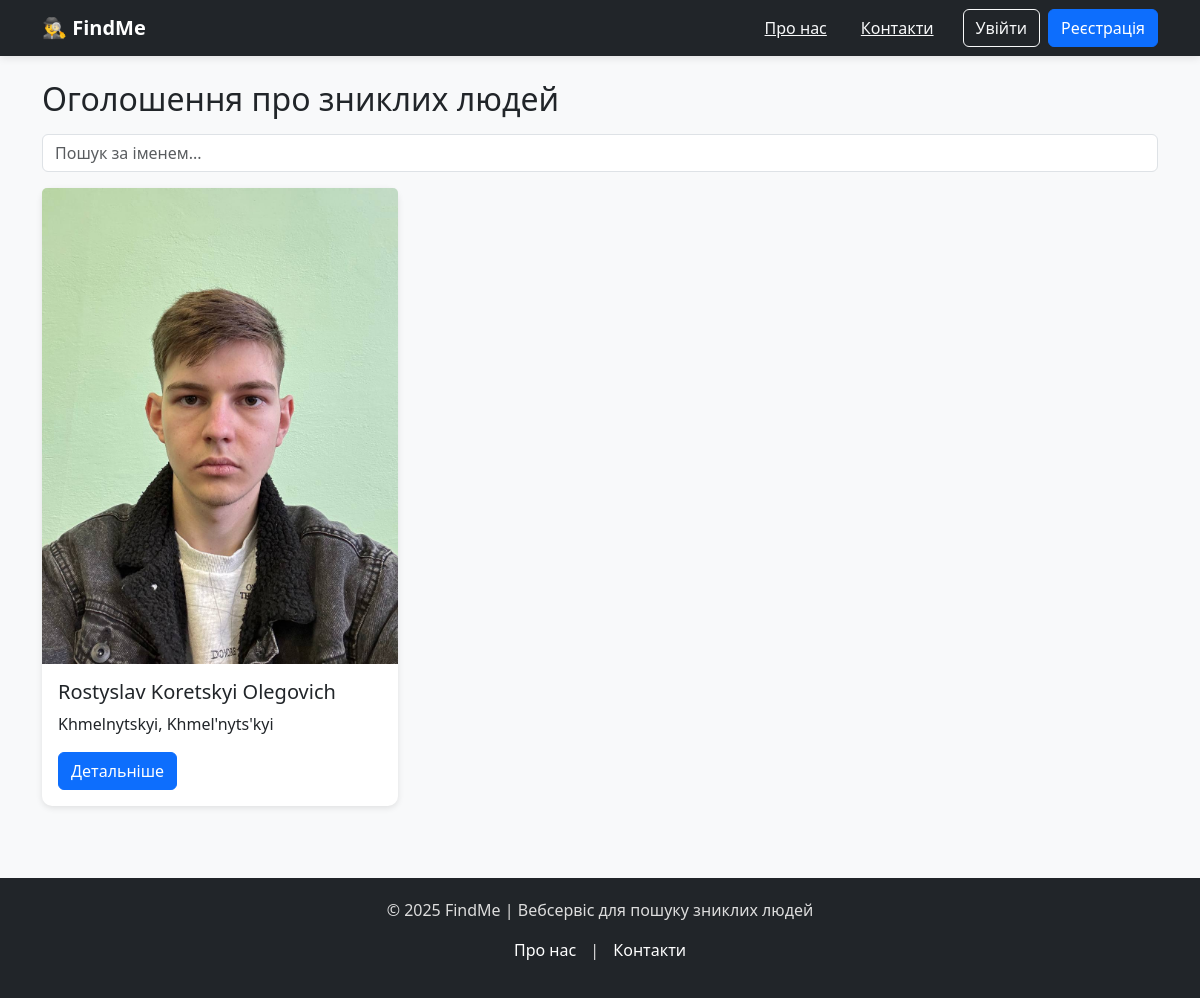
The app's page /, older data.
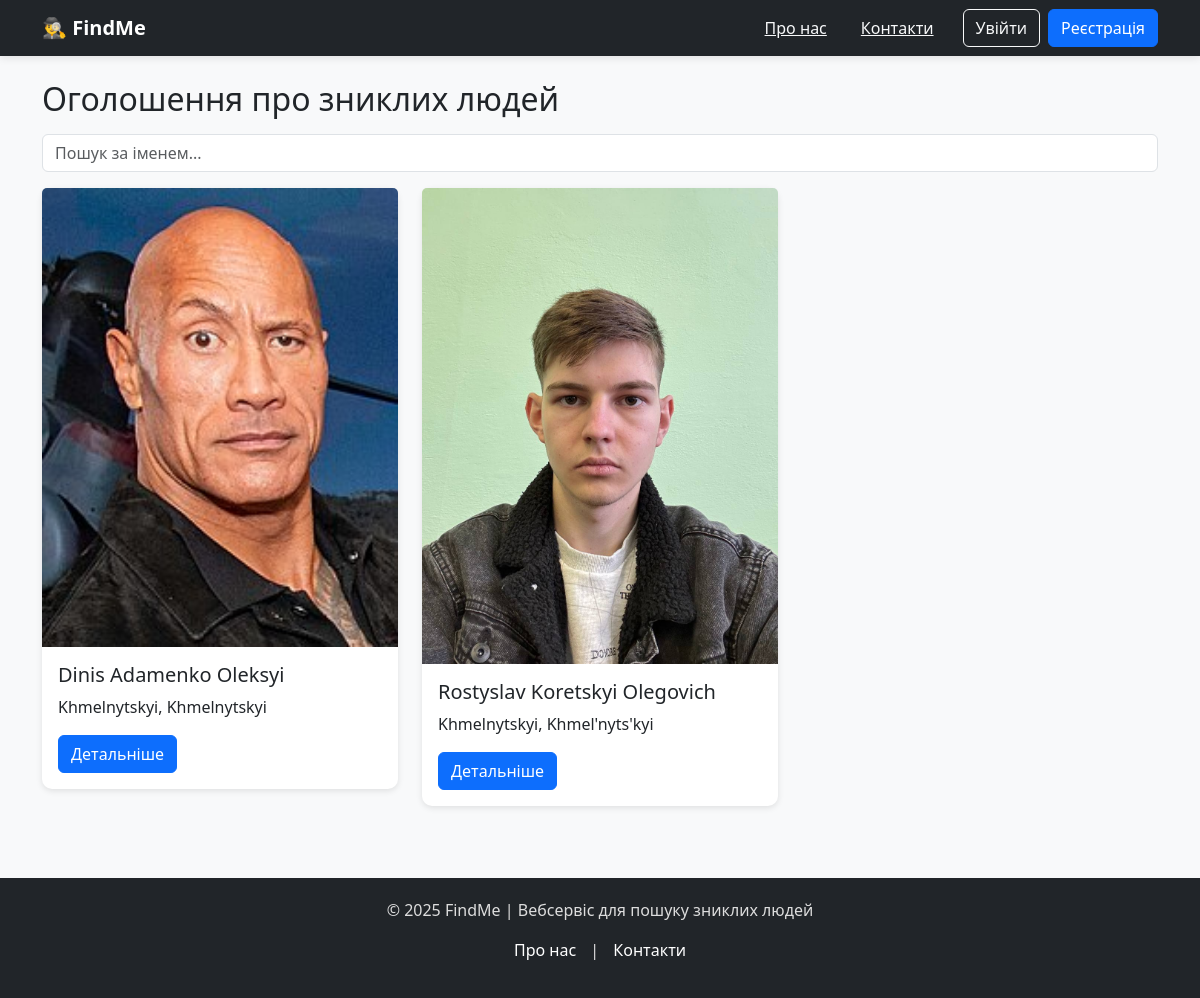
The same page, newer data.
### missing_persons/models.py (models this page shows, shortened)
class MissingPerson(models.Model):
    STATUS_CHOICES = [
        ('active', 'Активне'),
        ('found', 'Знайдено'),
        ('archived', 'Архівовано'),
    ]
    user = models.ForeignKey(User, on_delete=models.CASCADE)
    full_name = models.CharField(max_length=150)
    birth_date = models.DateField(null=True, blank=True)
    missing_date = models.DateField()
    region = models.CharField(max_length=100)
    city = models.CharField(max_length=100)
    description = models.TextField()
    photo = models.ImageField(upload_to='missing_persons/', blank=True, null=True)
    status = models.CharField(max_length=20, choices=STATUS_CHOICES, default='active')
    created_at = models.DateTimeField(auto_now_add=True)

### missing_persons/views.py (the view)
# urls.py: path('', mp_views.home_page, name='home'),
def home_page(request):
    query = request.GET.get('q')
    if query:
        persons = MissingPerson.objects.filter(full_name__icontains=query)
    else:
        persons = MissingPerson.objects.all().order_by('-created_at')
    return render(request, 'home.html', {'persons': persons})

### templates/home.html
{% extends 'base.html' %}
{% block content %}
<h2>Оголошення про зниклих людей</h2>
<form method="get" class="my-3">
  <input type="text" name="q" class="form-control" placeholder="Пошук за іменем..." value="{{ request.GET.q }}">
</form>
<div class="row">
  {% for p in persons %}
  <div class="col-md-4 mb-4">
    <div class="card">
      {% if p.photo %}
      <img src="{{ p.photo.url }}" class="card-img-top" alt="Фото {{ p.full_name }}">
      {% endif %}
      <div class="card-body">
        <h5 class="card-title">{{ p.full_name }}</h5>
        <p class="card-text">{{ p.region }}, {{ p.city }}</p>
        <a href="{% url 'missing_detail' p.pk %}" class="btn btn-primary">Детальніше</a>
      </div>
    </div>
  </div>
  {% empty %}
  <p>Оголошення відсутні.</p>
  {% endfor %}
</div>
{% endblock %}

### templates/base.html (shortened to what this page needs)
<!DOCTYPE html>
<html lang="uk">
<head>
  <link href="https://cdn.jsdelivr.net/npm/bootstrap@5.3.3/dist/css/bootstrap.min.css" rel="stylesheet">
</head>
<body>
  <nav class="navbar navbar-expand-lg navbar-dark bg-dark">
    <div class="container">
      <a class="navbar-brand fw-bold" href="/">🕵️‍♂️ FindMe</a>
      <div class="d-flex">
        <a href="/about/" class="btn btn-link text-light me-2">Про нас</a>
        <a href="/contacts/" class="btn btn-link text-light me-3">Контакти</a>
        {% if user.is_authenticated %}
          <a href="/my-posts/" class="btn btn-outline-light me-2">Мої оголошення</a>
          <a href="/add/" class="btn btn-success me-2">+ Додати</a>
          <a href="/logout/" class="btn btn-danger">Вийти</a>
        {% else %}
          <a href="/login/" class="btn btn-outline-light me-2">Увійти</a>
          <a href="/register/" class="btn btn-primary">Реєстрація</a>
        {% endif %}
      </div>
    </div>
  </nav>
  <div class="container mt-4">
    {% block content %}{% endblock %}
  </div>
  <footer class="text-center mt-5">
    <p>© 2025 FindMe | Вебсервіс для пошуку зниклих людей</p>
    <p>
      <a href="/about/">Про нас</a> |
      <a href="/contacts/">Контакти</a>
    </p>
  </footer>
</body>
</html>

### templates/base.html (style rules this page uses)
body { background-color: #f8f9fa; }
.navbar { box-shadow: 0 2px 8px rgba(0,0,0,0.1); }
.card { border: none; border-radius: 10px; box-shadow: 0 2px 6px rgba(0,0,0,0.1); transition: transform 0.2s ease; }
footer { margin-top: 50px; background-color: #212529; color: #ddd; padding: 20px 0; }
footer a { color: #fff; text-decoration: none; margin: 0 10px; }

Row changes from the older to the newer data that the page shows:
added MissingPerson: photo (picture), full_name "Dinis Adamenko Oleksyi", region "Khmelnytskyi", city "Khmelnytskyi"
